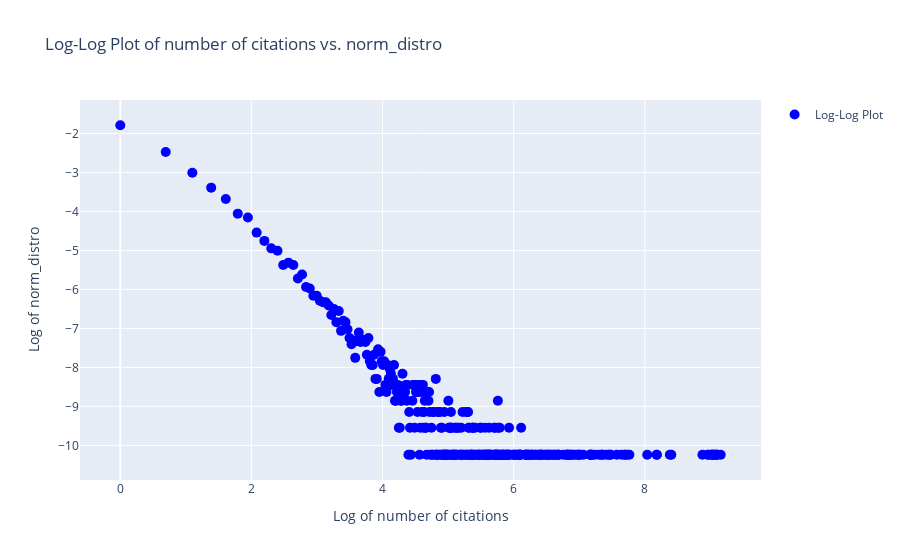

The code cell stored with this chart in its notebook:
### Code cell
norm_dist2 = normalise_in_degree_dist(in_degree_distribution(dpa_graph))
plot_log_log_graph(norm_dist2)
fig.update_layout(
        title='Log-Log Plot of in degree distribution for DPA graph',
        xaxis_title='Log of number of edges',
        yaxis_title='Log of norm_distro'
    )

### Figure 1 — Plotly figure (JSON) as saved in the notebook; plotly's stock layout.template omitted (floating-point values rounded to 4 significant figures; data arrays with more than 128 entries replaced by an {"elided": "..."} marker saying what was removed)
{"data": [{"marker": {"color": "blue", "size": 10}, "mode": "markers", "name": "Log-Log Plot", "type": "scatter", "x": {"elided": "343 float values"}, "y": {"elided": "343 float values"}}], "layout": {"showlegend": true, "title": {"text": "Log-Log Plot of number of citations vs. norm_distro"}, "xaxis": {"title": {"text": "Log of number of citations"}, "type": "linear"}, "yaxis": {"title": {"text": "Log of norm_distro"}, "type": "linear"}}}
